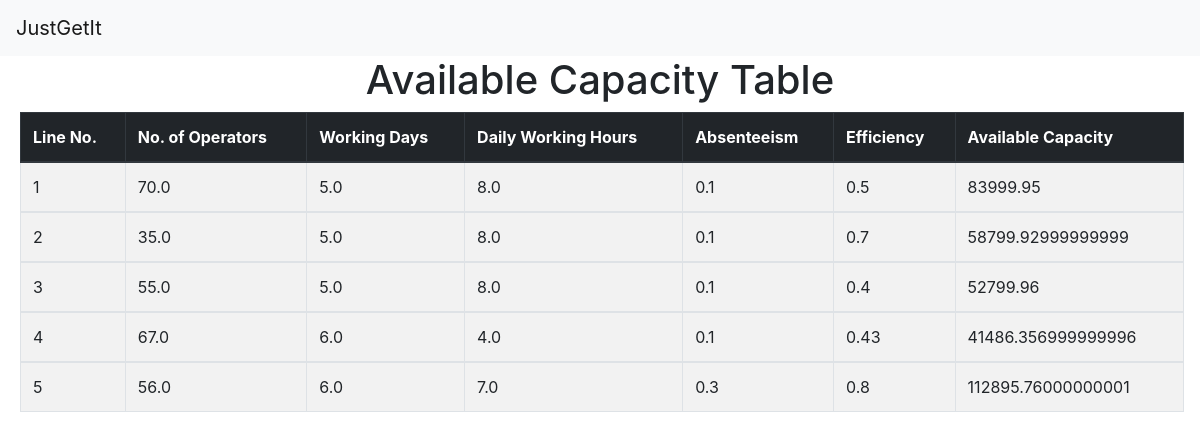
The page /avctable on the database its author committed.
### loadplan/models.py (models this page shows)
class Avc(models.Model):
    lineno = models.IntegerField()
    noo = models.FloatField()
    workdays = models.FloatField()
    dwh = models.FloatField()
    absent = models.FloatField()
    efficiency = models.FloatField()
    mac = models.FloatField()

### loadplan/views.py (the view)
# urls.py: path('avctable', views.avctable, name='avctable'),
def avctable(request):
    allavc = Avc.objects.all()
    return render(request,'avctable.html', {'allavc': allavc})

### templates/avctable.html
{% extends 'base.html' %}
    {% block content %}
    <div class="container text-center">
        <h1>Available Capacity Table</h1>
    </div>
    <table class="table table-hover table-striped table-bordered" style="width: 97%; margin-left: 20px">
        <thead class="thead-dark">
          <tr>
            <th scope="col">Line No.</th>
            <th scope="col">No. of Operators</th>
            <th scope="col">Working Days</th>
            <th scope="col">Daily Working Hours</th>
            <th scope="col">Absenteeism</th>
            <th scope="col">Efficiency</th>
            <th scope="col">Available Capacity</th>
          </tr>
        </thead>
    {% for a in allavc %}
        <tbody>
          <tr>
            <td>{{a.lineno}}</td>
            <td>{{a.noo}}</td>
            <td>{{a.workdays}}</td>
            <td>{{a.dwh}}</td>
            <td>{{a.absent}}</td>
            <td>{{a.efficiency}}</td>
            <td>{{a.mac}}</td>
          </tr>
        </tbody>
    {% endfor %}
      </table>
{% endblock %}

### rows shown on the page
Avc: lineno "1", noo "70.0", workdays "5.0", dwh "8.0", absent "0.1", efficiency "0.5", mac "83999.95"
Avc: lineno "2", noo "35.0", workdays "5.0", dwh "8.0", absent "0.1", efficiency "0.7", mac "58799.92999999999"
Avc: lineno "3", noo "55.0", workdays "5.0", dwh "8.0", absent "0.1", efficiency "0.4", mac "52799.96"
Avc: lineno "4", noo "67.0", workdays "6.0", dwh "4.0", absent "0.1", efficiency "0.43", mac "41486.356999999996"
Avc: lineno "5", noo "56.0", workdays "6.0", dwh "7.0", absent "0.3", efficiency "0.8", mac "112895.76000000001"
